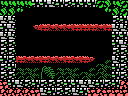

This game map was drawn from its Tiled (.tmx) file and the tilesets committed beside it. A one-line description and the full map source follow:
An orthogonal 16x12 tile map with 8x8 px tiles, 1 tile layer (Tile Layer 1) and 12 objects (8x item, door-left, door-right, door-down, door-up).

<map version="1.0" orientation="orthogonal" renderorder="right-down" width="16" height="12" tilewidth="8" tileheight="8" nextobjectid="36">
 <tileset firstgid="1" name="tiles" tilewidth="8" tileheight="8" tilecount="256" columns="16">
  <image source="tiles.png" width="128" height="128" />
 </tileset>
 <layer name="Tile Layer 1" width="16" height="12">
  <data encoding="csv">
234,234,234,234,170,170,172,170,171,170,170,170,236,235,234,236,
235,235,221,1,1,1,1,1,1,1,1,1,1,221,235,236,
172,172,1,1,1,1,1,1,1,1,1,1,1,1,171,170,
170,172,1,1,148,150,149,149,149,150,150,150,149,150,172,172,
172,172,1,1,1,1,1,1,1,1,1,1,1,1,170,170,
171,171,1,1,1,1,1,1,1,1,1,1,1,1,170,172,
171,171,1,1,1,1,1,1,1,1,1,1,1,1,171,171,
170,171,150,149,149,150,149,149,150,149,150,165,1,104,172,171,
171,170,103,103,104,101,102,103,103,104,1,104,119,120,170,171,
171,171,119,119,120,117,118,119,119,120,119,120,119,120,170,171,
216,170,172,171,170,171,171,171,170,170,172,172,170,171,170,215,
215,215,215,215,216,172,170,171,171,172,170,216,215,216,216,216
</data>
 </layer>
 <objectgroup name="objects">
  <object id="17" type="door-left" x="0" y="32" width="16" height="24" />
  <object id="18" type="door-right" x="112" y="32" width="16" height="24" />
  <object id="26" type="door-down" x="48" y="80" width="32" height="16" />
  <object id="27" type="door-up" x="48" y="0" width="32" height="8" />
  <object id="28" type="item" x="32" y="8" width="16" height="16" />
  <object id="29" type="item" x="48" y="8" width="16" height="16" />
  <object id="30" type="item" x="64" y="8" width="16" height="16" />
  <object id="31" type="item" x="80" y="8" width="16" height="16" />
  <object id="32" type="item" x="32" y="40" width="16" height="16" />
  <object id="33" type="item" x="48" y="40" width="16" height="16" />
  <object id="34" type="item" x="64" y="40" width="16" height="16" />
  <object id="35" type="item" x="80" y="40" width="16" height="16" />
 </objectgroup>
</map>
